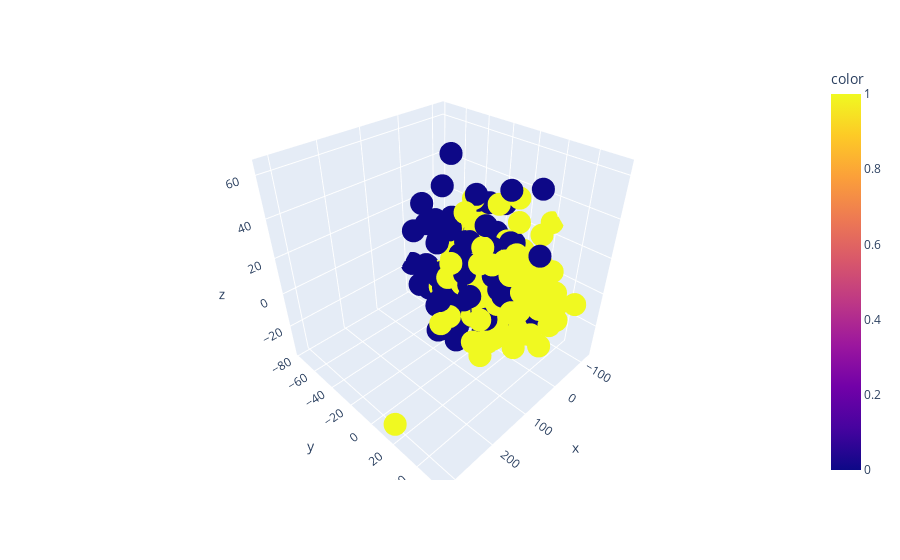

Notebook source saved alongside this figure:
### Code cell
fig =  px.scatter_3d(data,x=x_train_tf[:,0],y=x_train_tf[:,1],z=x_train_tf[:,2],color=y_train)
fig.show()

### Figure 1 — Plotly figure (JSON) as saved in the notebook; plotly's stock layout.template omitted (floating-point values rounded to 4 significant figures; data arrays with more than 128 entries replaced by an {"elided": "..."} marker saying what was removed)
{"data": [{"hovertemplate": "x=%{x}<br>y=%{y}<br>z=%{z}<br>color=%{marker.color}<extra></extra>", "legendgroup": "", "marker": {"color": {"elided": "820 int values"}, "coloraxis": "coloraxis", "symbol": "circle"}, "mode": "markers", "name": "", "scene": "scene", "showlegend": false, "type": "scatter3d", "x": {"elided": "820 float values"}, "y": {"elided": "820 float values"}, "z": {"elided": "820 float values"}}], "layout": {"coloraxis": {"colorbar": {"title": {"text": "color"}}, "colorscale": [[0, "#0d0887"], [0.1111, "#46039f"], [0.2222, "#7201a8"], [0.3333, "#9c179e"], [0.4444, "#bd3786"], [0.5556, "#d8576b"], [0.6667, "#ed7953"], [0.7778, "#fb9f3a"], [0.8889, "#fdca26"], [1, "#f0f921"]]}, "legend": {"tracegroupgap": 0}, "margin": {"t": 60}, "scene": {"domain": {"x": [0, 1], "y": [0, 1]}, "xaxis": {"title": {"text": "x"}}, "yaxis": {"title": {"text": "y"}}, "zaxis": {"title": {"text": "z"}}}}}
